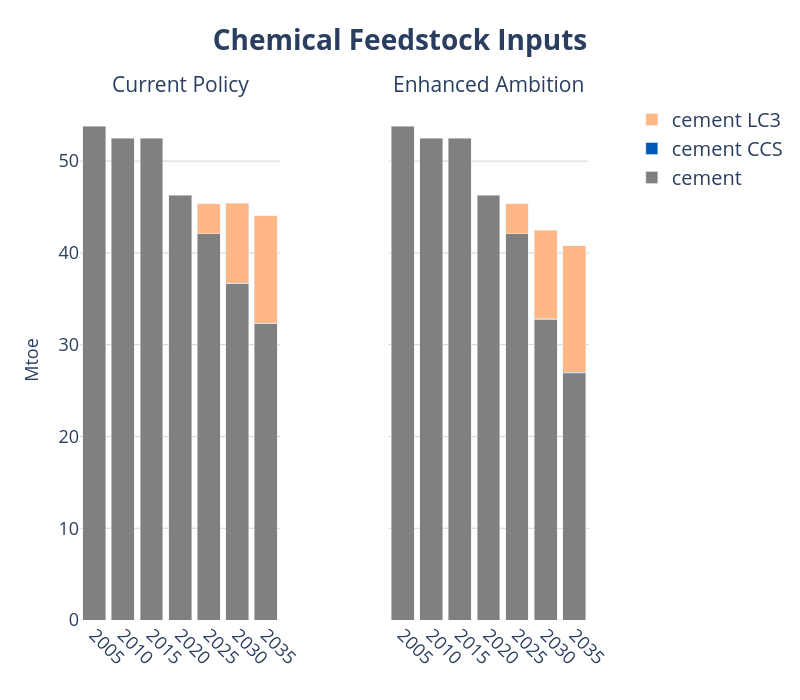

Notebook code for this chart:
### Code cell
years = list(range(2005, 2036, 5))

# Create subplots with secondary y-axes
fig = make_subplots(
    rows=1, cols=2,
    shared_yaxes=True,
    shared_xaxes=True,
    specs=[[{"secondary_y": True}, {"secondary_y": True}]],
    subplot_titles=("Current Policy", "Enhanced Ambition")
)
# === Legend Group: Gases ===

# ------------------------------------------------------------------
# add traces from the first figure → left pane
# ------------------------------------------------------------------
for tr in fig1.data:
    tr.showlegend = False                      # keep legend single
    # NEW → colour & pattern injection
    if tr.name in fuel_colors:
        tr.marker.color = fuel_colors[tr.name]
        pattern = fuel_patterns.get(tr.name)
        if pattern:
            # marker.pattern is available from Plotly 5.3+
            tr.marker.pattern = dict(shape=pattern)

    fig.add_trace(tr, row=1, col=1, secondary_y=False)

# ------------------------------------------------------------------
# add traces from the second figure → right pane
# ------------------------------------------------------------------
for tr in fig2.data:
    if tr.name in fuel_colors:
        tr.marker.color = fuel_colors[tr.name]
        pattern = fuel_patterns.get(tr.name)
        if pattern:
            tr.marker.pattern = dict(shape=pattern)

    fig.add_trace(tr, row=1, col=2, secondary_y=False)


fig.update_layout(
    yaxis=dict(title="EJ", showgrid=True),
    yaxis1=dict(title="EJ", showgrid=True, title_font_size=20),
    
    # Hide secondary y-axis for col 1 (still used internally)
    yaxis2=dict(
        showticklabels=False,
        showgrid=False,
        zeroline=False,
        showline=False,
        title='',
        overlaying='y',
        side='right',
        range=[0, 100]
    ),
    
    # Show secondary y-axis for col 2
    yaxis4=dict(
        showticklabels=False,
        showgrid=False,
        zeroline=False,
        showline=False,
        title='',
        overlaying='y',
        side='right',
        range=[0, 60]
    ),
    barmode='stack',
    plot_bgcolor='rgba(0,0,0,0)',
    width=800, height=700,
)


fig.update_xaxes(tickangle=45)

fig.update_yaxes(range=[None, 60])

fig.update_layout(
    yaxis=dict(title="Mtoe", showgrid=True, gridcolor='lightgray'),
    yaxis3=dict(showgrid=True, gridcolor='lightgray'),
    title=dict(
        text="<b>Chemical Feedstock Inputs</b>",
        font=dict(size=28),
        x=0.5
    ),
    legend=dict(
        traceorder="reversed",
        font=dict(size=20),
        x=1.02, y=1,
        borderwidth=0
    )
)
fig.update_xaxes(
    tickvals=years,
    ticktext=[str(y) for y in years]
)

# adjust axis labels and ticks
fig.update_xaxes(title_font=dict(size=18), tickfont=dict(size=18))
fig.update_yaxes(title_font=dict(size=18), tickfont=dict(size=18))

# bump the subplot titles
fig.update_annotations(font=dict(size=21))

# (if you also set a main title earlier)
fig.update_layout(title=dict(font=dict(size=28)))
fig

### Figure 1 — Plotly figure (JSON) as saved in the notebook; plotly's stock layout.template omitted (floating-point values rounded to 4 significant figures)
{"data": [{"hovertemplate": "tech=cement<br>Year=%{x}<br>value=%{y}<extra></extra>", "legendgroup": "cement", "marker": {"color": "grey", "pattern": {"shape": ""}}, "name": "cement", "orientation": "v", "showlegend": false, "textposition": "auto", "type": "bar", "x": [2005, 2010, 2015, 2020, 2025, 2030, 2035], "xaxis": "x", "y": [53.83, 52.5, 52.5, 46.3, 42.09, 36.68, 32.31], "yaxis": "y"}, {"hovertemplate": "tech=cement CCS<br>Year=%{x}<br>value=%{y}<extra></extra>", "legendgroup": "cement CCS", "marker": {"color": "#0057B5", "pattern": {"shape": ""}}, "name": "cement CCS", "orientation": "v", "showlegend": false, "textposition": "auto", "type": "bar", "x": [2025, 2030, 2035], "xaxis": "x", "y": [0.003129, 0.01362, 0.03655], "yaxis": "y"}, {"hovertemplate": "tech=cement LC3<br>Year=%{x}<br>value=%{y}<extra></extra>", "legendgroup": "cement LC3", "marker": {"color": "#FFB785", "pattern": {"shape": ""}}, "name": "cement LC3", "orientation": "v", "showlegend": false, "textposition": "auto", "type": "bar", "x": [2025, 2030, 2035], "xaxis": "x", "y": [3.272, 8.736, 11.72], "yaxis": "y"}, {"hovertemplate": "tech=cement<br>Year=%{x}<br>value=%{y}<extra></extra>", "legendgroup": "cement", "marker": {"color": "grey", "pattern": {"shape": ""}}, "name": "cement", "orientation": "v", "showlegend": true, "textposition": "auto", "type": "bar", "x": [2005, 2010, 2015, 2020, 2025, 2030, 2035], "xaxis": "x2", "y": [53.83, 52.5, 52.5, 46.3, 42.09, 32.78, 26.83], "yaxis": "y3"}, {"hovertemplate": "tech=cement CCS<br>Year=%{x}<br>value=%{y}<extra></extra>", "legendgroup": "cement CCS", "marker": {"color": "#0057B5", "pattern": {"shape": ""}}, "name": "cement CCS", "orientation": "v", "showlegend": true, "textposition": "auto", "type": "bar", "x": [2025, 2030, 2035], "xaxis": "x2", "y": [0.003129, 0.03783, 0.1307], "yaxis": "y3"}, {"hovertemplate": "tech=cement LC3<br>Year=%{x}<br>value=%{y}<extra></extra>", "legendgroup": "cement LC3", "marker": {"color": "#FFB785", "pattern": {"shape": ""}}, "name": "cement LC3", "orientation": "v", "showlegend": true, "textposition": "auto", "type": "bar", "x": [2025, 2030, 2035], "xaxis": "x2", "y": [3.272, 9.646, 13.83], "yaxis": "y3"}], "layout": {"annotations": [{"font": {"size": 21}, "showarrow": false, "text": "Current Policy", "x": 0.185, "xanchor": "center", "xref": "paper", "y": 1, "yanchor": "bottom", "yref": "paper"}, {"font": {"size": 21}, "showarrow": false, "text": "Enhanced Ambition", "x": 0.755, "xanchor": "center", "xref": "paper", "y": 1, "yanchor": "bottom", "yref": "paper"}], "barmode": "stack", "height": 700, "legend": {"borderwidth": 0, "font": {"size": 20}, "traceorder": "reversed", "x": 1.02, "y": 1}, "plot_bgcolor": "rgba(0,0,0,0)", "title": {"font": {"size": 28}, "text": "<b>Chemical Feedstock Inputs</b>", "x": 0.5}, "width": 800, "xaxis": {"anchor": "y", "domain": [0, 0.37], "tickangle": 45, "tickfont": {"size": 18}, "ticktext": ["2005", "2010", "2015", "2020", "2025", "2030", "2035"], "tickvals": [2005, 2010, 2015, 2020, 2025, 2030, 2035], "title": {"font": {"size": 18}}}, "xaxis2": {"anchor": "y3", "domain": [0.57, 0.94], "tickangle": 45, "tickfont": {"size": 18}, "ticktext": ["2005", "2010", "2015", "2020", "2025", "2030", "2035"], "tickvals": [2005, 2010, 2015, 2020, 2025, 2030, 2035], "title": {"font": {"size": 18}}}, "yaxis": {"anchor": "x", "domain": [0, 1], "gridcolor": "lightgray", "range": [null, 60], "showgrid": true, "tickfont": {"size": 18}, "title": {"font": {"size": 18}, "text": "Mtoe"}}, "yaxis2": {"anchor": "x", "overlaying": "y", "range": [null, 60], "showgrid": false, "showline": false, "showticklabels": false, "side": "right", "tickfont": {"size": 18}, "title": {"font": {"size": 18}, "text": ""}, "zeroline": false}, "yaxis3": {"anchor": "x2", "domain": [0, 1], "gridcolor": "lightgray", "matches": "y", "range": [null, 60], "showgrid": true, "showticklabels": false, "tickfont": {"size": 18}, "title": {"font": {"size": 18}}}, "yaxis4": {"anchor": "x2", "overlaying": "y", "range": [null, 60], "showgrid": false, "showline": false, "showticklabels": false, "side": "right", "tickfont": {"size": 18}, "title": {"font": {"size": 18}, "text": ""}, "zeroline": false}}}
